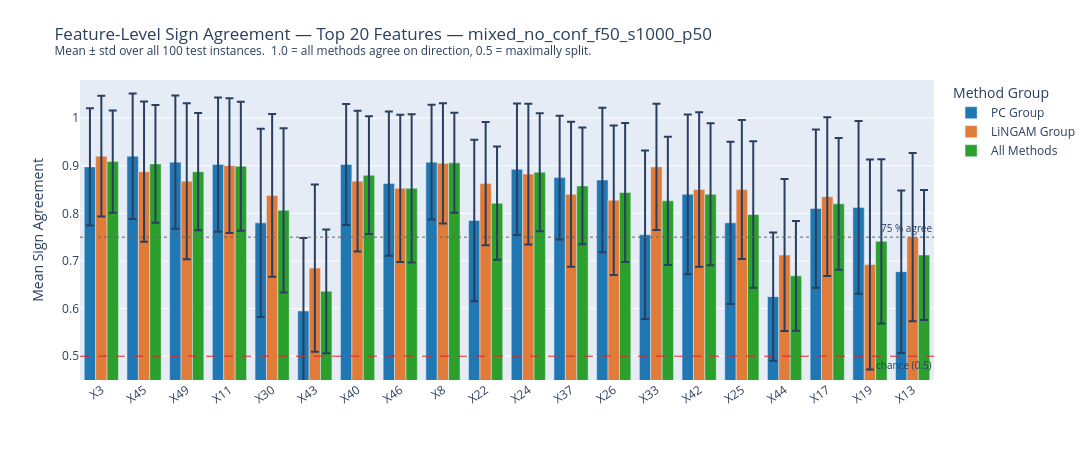

Notebook code cell kept with this figure:
### Markdown cell above
## 8. Sign Agreement Across Methods

**Metric definition** — for every *(instance i, feature f)* cell we count how many methods assign a positive SHAP value (`n⁺`) and how many assign a negative value (`n⁻`), then define:

$$\text{agreement}(i,f) = \frac{\max(n^+, n^-)}{n_{\text{methods}}} \in [0.5, \; 1.0]$$

| Score | Interpretation |
|-------|---------------|
| **1.0** | All methods agree on the sign (fully consistent) |
| **0.75** | 3 out of 4 methods agree |
| **0.5** | Half say +, half say − (maximally split) |

Three groups are evaluated: **PC Group** (Scratch + 3 PC methods), **LiNGAM Group** (Scratch + 3 LiNGAM methods), **All Methods** (all 7 together).

- **Feature-level bar chart** — mean agreement per feature (averaged over all test instances)
- **Heatmap** — full (feature × instance) agreement matrix, one panel per graph type

### Code cell
# ── Groups ────────────────────────────────────────────────────────────────
AGREEMENT_GROUPS = {
    "PC Group":     ["Scratch", "Asymmetric (PC)",     "Causal (PC)",     "Flow (PC)"],
    "LiNGAM Group": ["Scratch", "Asymmetric (LiNGAM)", "Causal (LiNGAM)", "Flow (LiNGAM)"],
    # "PC Group":     ["Scratch", "Asymmetric (PC)",     "Causal (PC)"],
    # "LiNGAM Group": ["Scratch", "Asymmetric (LiNGAM)", "Causal (LiNGAM)"],
    # "All Methods":  list(shap_data.keys()),
}
AGREEMENT_GROUPS["All Methods"]=AGREEMENT_GROUPS["PC Group"]+ AGREEMENT_GROUPS["LiNGAM Group"]
GROUP_COLORS_AGREE = {
    "PC Group":     "#1f77b4",
    "LiNGAM Group": "#e07b39",
    "All Methods":  "#2ca02c",
}

_feat_idx = np.array(scratch_rank.tolist())   # top-N feature indices


def compute_sign_agreement(method_list, shap_data, feat_idx):
    """
    For each (instance i, feature f): max(n_pos, n_neg) / n_methods.
    Returns
    -------
    agreement : ndarray (n_instances, n_feats)  ∈ [0.5, 1.0]
    available : list of method names actually used
    """
    available = [m for m in method_list if m in shap_data]
    if len(available) < 2:
        return None, available
    stack     = np.stack([shap_data[m][:, feat_idx] for m in available], axis=0)
    n_methods = stack.shape[0]
    signs     = np.sign(stack)                       # −1, 0, +1
    n_pos     = (signs > 0).sum(axis=0)              # (n_instances, n_feats)
    n_neg     = (signs < 0).sum(axis=0)
    return np.maximum(n_pos, n_neg) / n_methods, available


# ── Compute ───────────────────────────────────────────────────────────────
agreement_mats    = {}
agreement_methods = {}
for grp, methods in AGREEMENT_GROUPS.items():
    mat, avail             = compute_sign_agreement(methods, shap_data, _feat_idx)
    agreement_mats[grp]    = mat
    agreement_methods[grp] = avail

# ── Global summary table ──────────────────────────────────────────────────
print(f"{'Group':<18}  {'Global mean':>11}  {'Feat mean ± std':>18}  {'Inst mean ± std':>18}  # methods")
print("─" * 105)
for grp, mat in agreement_mats.items():
    if mat is None:
        continue
    feat_means = mat.mean(axis=0)      # (n_feats,)  mean over instances
    inst_means = mat.mean(axis=1)      # (n_inst,)   mean over features
    print(
        f"{grp:<18}  {mat.mean():>11.3f}  "
        f"{feat_means.mean():>7.3f} ± {feat_means.std():.3f}    "
        f"{inst_means.mean():>7.3f} ± {inst_means.std():.3f}  "
        f"  {len(agreement_methods[grp])}"
    )


# ── Figure A: Feature-level mean sign agreement ───────────────────────────
rows_agree = []
for grp, mat in agreement_mats.items():
    if mat is None:
        continue
    feat_means = mat.mean(axis=0)
    feat_stds  = mat.std(axis=0)
    for i, feat in enumerate(top_features):
        rows_agree.append(dict(
            Feature=feat,
            Group=grp,
            Agreement=float(feat_means[i]),
            Std=float(feat_stds[i]),
        ))

df_agree_feat = pd.DataFrame(rows_agree)
df_agree_feat["Feature"] = pd.Categorical(
    df_agree_feat["Feature"], categories=top_features, ordered=True
)

fig_agree_feat = px.bar(
    df_agree_feat,
    x="Feature", y="Agreement", color="Group",
    barmode="group",
    error_y="Std",
    color_discrete_map=GROUP_COLORS_AGREE,
    range_y=[0.45, 1.08],
    title=(
        f"Feature-Level Sign Agreement — Top {N_TOP_FEATURES} Features — {DATASET}<br>"
        f"<sup>Mean ± std over all {x_test.shape[0]} test instances.  "
        f"1.0 = all methods agree on direction, 0.5 = maximally split.</sup>"
    ),
    labels={"Agreement": "Mean Sign Agreement", "Feature": ""},
    height=460, width=1250,
)
fig_agree_feat.add_hline(
    y=0.75,
    line=dict(color="#636363", width=1, dash="dot"),
    annotation_text="75 % agree",
    annotation_position="top right",
    annotation_font_size=10,
)
fig_agree_feat.add_hline(
    y=0.5,
    line=dict(color="#d62728", width=1, dash="dash"),
    annotation_text="chance (0.5)",
    annotation_position="bottom right",
    annotation_font_size=10,
)
fig_agree_feat.update_layout(
    legend_title_text="Method Group",
    margin=dict(t=80, b=80),
    xaxis_tickangle=-35,
)
fig_agree_feat.show()

### Figure 1 — Plotly figure (JSON) as saved in the notebook; plotly's stock layout.template omitted (floating-point values rounded to 4 significant figures)
{"data": [{"alignmentgroup": "True", "error_y": {"array": [0.123, 0.1317, 0.1399, 0.141, 0.1977, 0.1532, 0.127, 0.1516, 0.1207, 0.1696, 0.1381, 0.1299, 0.152, 0.1767, 0.1678, 0.1706, 0.1346, 0.1663, 0.1816, 0.1706]}, "hovertemplate": "Group=PC Group<br>=%{x}<br>Mean Sign Agreement=%{y}<extra></extra>", "legendgroup": "PC Group", "marker": {"color": "#1f77b4", "pattern": {"shape": ""}}, "name": "PC Group", "offsetgroup": "PC Group", "orientation": "v", "showlegend": true, "textposition": "auto", "type": "bar", "x": ["X3", "X45", "X49", "X11", "X30", "X43", "X40", "X46", "X8", "X22", "X24", "X37", "X26", "X33", "X42", "X25", "X44", "X17", "X19", "X13"], "xaxis": "x", "y": [0.8975, 0.92, 0.9075, 0.9025, 0.78, 0.595, 0.9025, 0.8625, 0.9075, 0.785, 0.8925, 0.875, 0.87, 0.755, 0.84, 0.78, 0.625, 0.81, 0.8125, 0.6775], "yaxis": "y"}, {"alignmentgroup": "True", "error_y": {"array": [0.1269, 0.1474, 0.1638, 0.1414, 0.1709, 0.1754, 0.1477, 0.1545, 0.1264, 0.1293, 0.1477, 0.1522, 0.1569, 0.1327, 0.162, 0.1458, 0.1596, 0.1667, 0.2204, 0.1768]}, "hovertemplate": "Group=LiNGAM Group<br>=%{x}<br>Mean Sign Agreement=%{y}<extra></extra>", "legendgroup": "LiNGAM Group", "marker": {"color": "#e07b39", "pattern": {"shape": ""}}, "name": "LiNGAM Group", "offsetgroup": "LiNGAM Group", "orientation": "v", "showlegend": true, "textposition": "auto", "type": "bar", "x": ["X3", "X45", "X49", "X11", "X30", "X43", "X40", "X46", "X8", "X22", "X24", "X37", "X26", "X33", "X42", "X25", "X44", "X17", "X19", "X13"], "xaxis": "x", "y": [0.92, 0.8875, 0.8675, 0.9, 0.8375, 0.685, 0.8675, 0.8525, 0.905, 0.8625, 0.8825, 0.84, 0.8275, 0.8975, 0.85, 0.85, 0.7125, 0.835, 0.6925, 0.75], "yaxis": "y"}, {"alignmentgroup": "True", "error_y": {"array": [0.1073, 0.1236, 0.1231, 0.1354, 0.1726, 0.13, 0.1236, 0.1555, 0.1051, 0.1189, 0.1239, 0.1225, 0.1462, 0.1345, 0.149, 0.1539, 0.1151, 0.1384, 0.1725, 0.1364]}, "hovertemplate": "Group=All Methods<br>=%{x}<br>Mean Sign Agreement=%{y}<extra></extra>", "legendgroup": "All Methods", "marker": {"color": "#2ca02c", "pattern": {"shape": ""}}, "name": "All Methods", "offsetgroup": "All Methods", "orientation": "v", "showlegend": true, "textposition": "auto", "type": "bar", "x": ["X3", "X45", "X49", "X11", "X30", "X43", "X40", "X46", "X8", "X22", "X24", "X37", "X26", "X33", "X42", "X25", "X44", "X17", "X19", "X13"], "xaxis": "x", "y": [0.9087, 0.9038, 0.8875, 0.8988, 0.8063, 0.6362, 0.88, 0.8525, 0.9062, 0.8213, 0.8862, 0.8575, 0.8438, 0.8263, 0.84, 0.7975, 0.6687, 0.82, 0.7412, 0.7125], "yaxis": "y"}], "layout": {"annotations": [{"font": {"size": 10}, "showarrow": false, "text": "75 % agree", "x": 1, "xanchor": "right", "xref": "x domain", "y": 0.75, "yanchor": "bottom", "yref": "y"}, {"font": {"size": 10}, "showarrow": false, "text": "chance (0.5)", "x": 1, "xanchor": "right", "xref": "x domain", "y": 0.5, "yanchor": "top", "yref": "y"}], "barmode": "group", "height": 460, "legend": {"title": {"text": "Method Group"}, "tracegroupgap": 0}, "margin": {"b": 80, "t": 80}, "shapes": [{"line": {"color": "#636363", "dash": "dot", "width": 1}, "type": "line", "x0": 0, "x1": 1, "xref": "x domain", "y0": 0.75, "y1": 0.75, "yref": "y"}, {"line": {"color": "#d62728", "dash": "dash", "width": 1}, "type": "line", "x0": 0, "x1": 1, "xref": "x domain", "y0": 0.5, "y1": 0.5, "yref": "y"}], "title": {"text": "Feature-Level Sign Agreement — Top 20 Features — mixed_no_conf_f50_s1000_p50<br><sup>Mean ± std over all 100 test instances.  1.0 = all methods agree on direction, 0.5 = maximally split.</sup>"}, "width": 1250, "xaxis": {"anchor": "y", "domain": [0, 1], "tickangle": -35, "title": {"text": ""}}, "yaxis": {"anchor": "x", "domain": [0, 1], "range": [0.45, 1.08], "title": {"text": "Mean Sign Agreement"}}}}
